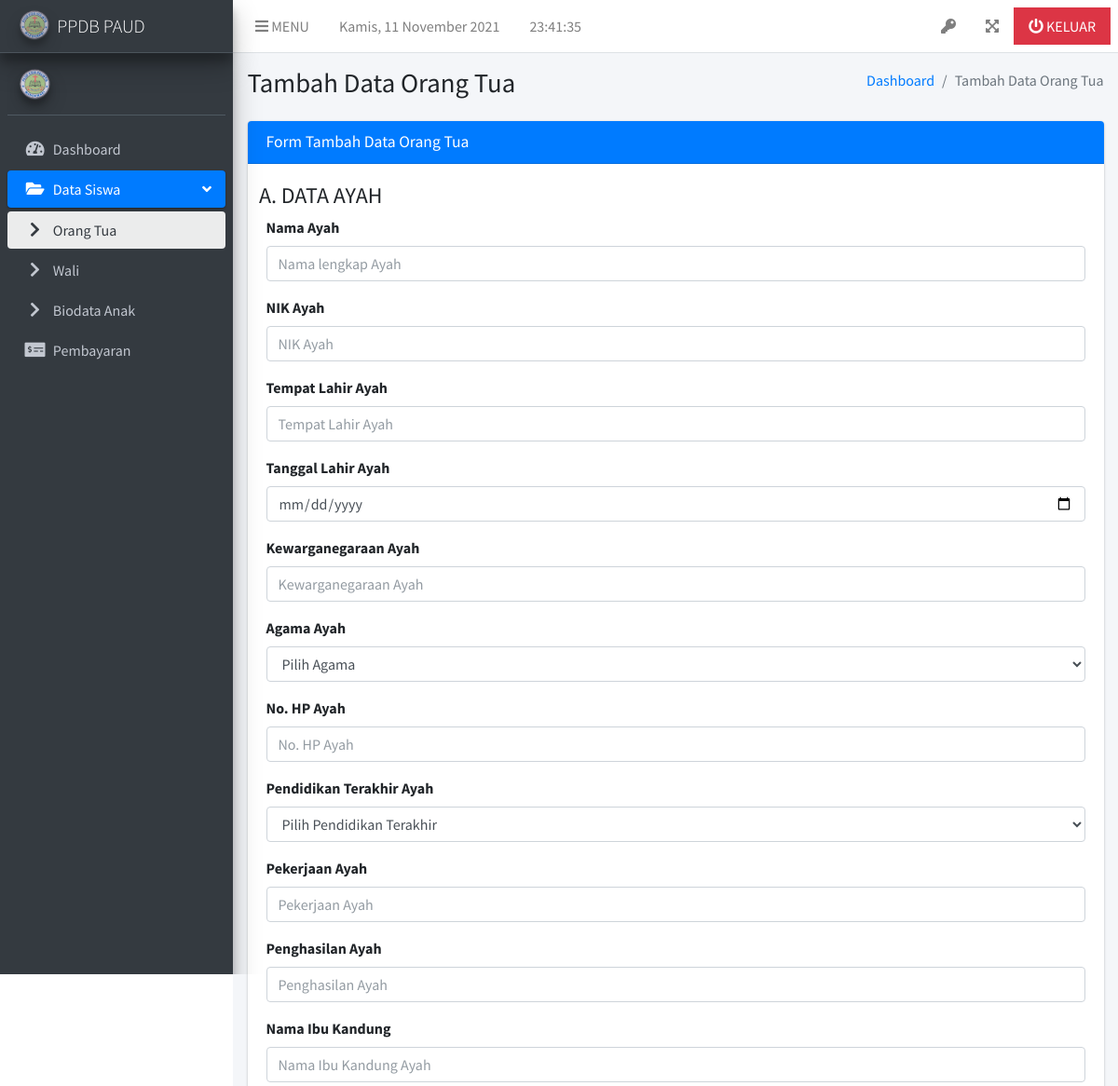
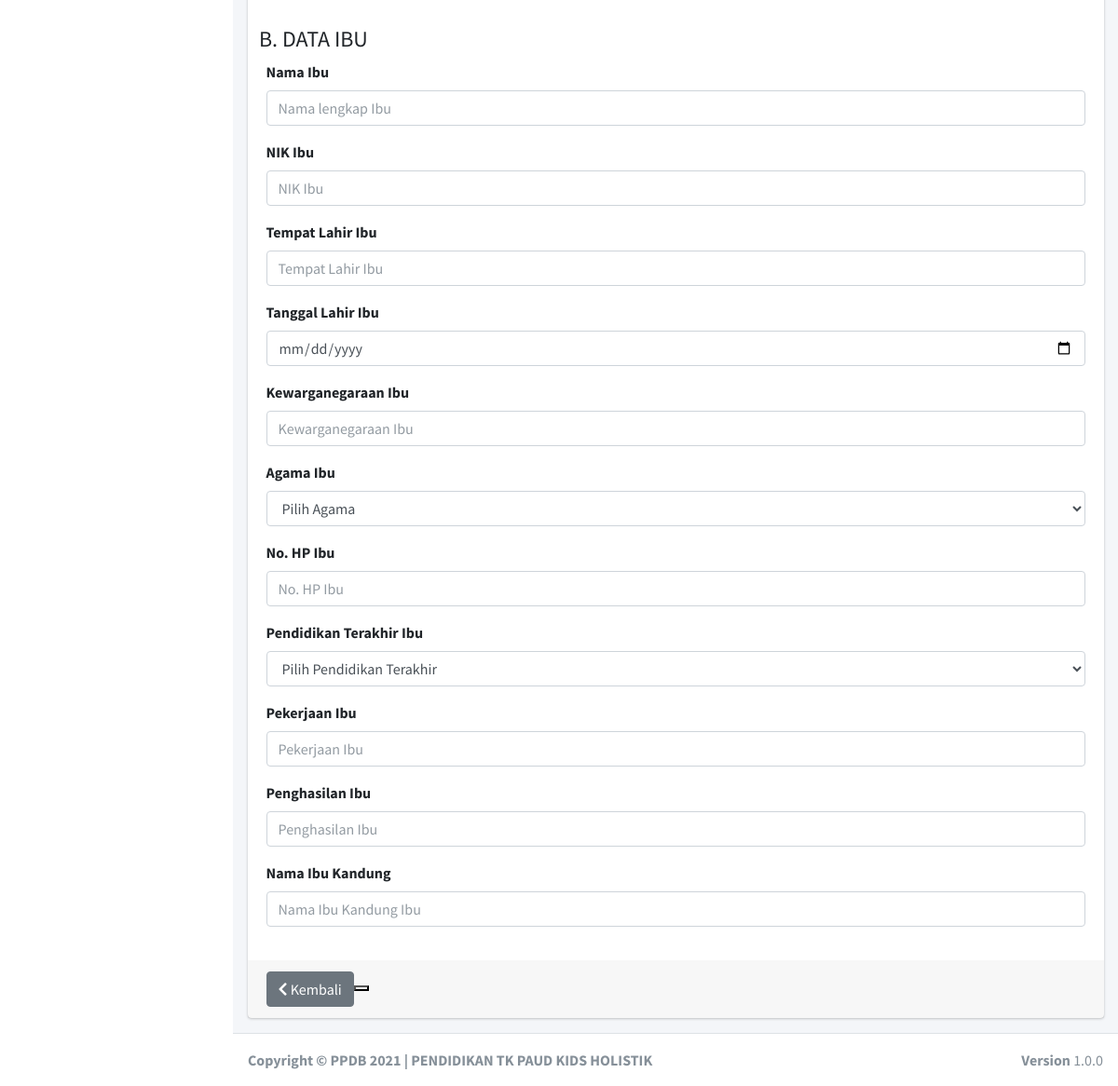
Page /index.php/orangtua/create on the committed database (2 pictures, top to bottom).
### tables this page shows
CREATE TABLE `profil_sekolah` (
  `idprofil_sekolah` int(11) NOT NULL,
  `nama` varchar(128) DEFAULT NULL,
  `email` varchar(32) DEFAULT NULL,
  `alamat` varchar(256) DEFAULT NULL,
  `website` varchar(64) DEFAULT NULL,
  `telp` varchar(16) DEFAULT NULL,
  `prov` varchar(64) DEFAULT NULL,
  `kab` varchar(64) DEFAULT NULL,
  `kode_pos` varchar(5) DEFAULT NULL,
  `logo` varchar(256) DEFAULT NULL,
  `dash_info` longtext DEFAULT NULL
);

### application/controllers/Orangtua.php (called while the page is built, shortened)
<?php
class Orangtua extends CI_Controller {
	public function __construct()
	{
		$this->load->model('orangtua_m');
	}
	public function create(){
		$data['mSiswa'] = $data['mOrangtua'] = true;
		$data['content'] = 'siswa/form_orang_tua';
		$this->load->view('index',$data);
	}
}

### index.php (called while the page is built, shortened)
<?php
require_once BASEPATH.'core/CodeIgniter.php';

### application/helpers/app_helper.php (called while the page is built, shortened)
<?php
function _profil(){
    $ci =& get_instance();
    $data = $ci->db->get_where('profil_sekolah',['idprofil_sekolah'=>1])->row();
    return $data;
}

### application/views/index.php (the view, shortened to what this page needs)
<?php $this->load->view('_partials/header.php'); ?>
<body class="hold-transition sidebar-mini layout-navbar-fixed">
    <div class="wrapper">
        <?php $this->load->view('_partials/navbar.php'); ?>
        <?php $this->load->view('_partials/sidebar.php'); ?>
        <div class="content-wrapper">
        </div>
        <footer class="main-footer">
            <div class="float-right d-none d-sm-block">
                <b>Version</b> 1.0.0
            </div>
            <strong>Copyright &copy; PPDB <?= date('Y'); ?> | <?= _profil()->nama; ?>
        </footer>
    </div>

### application/views/_partials/sidebar.php (shortened to what this page needs)
<aside class="main-sidebar sidebar-dark-primary elevation-4">
    <a href="<?=base_url('assets/');?>index3.html" class="brand-link elevation-4">
        <img src="<?=base_url('uploads/'._profil()->logo);?>" alt="Logo" class="brand-image img-circle elevation-3"
            style="opacity: .8">
        <span class="brand-text font-weight-light">PPDB PAUD</span>
    </a>
    <div class="sidebar">
        <div class="user-panel mt-3 pb-3 mb-3 d-flex">
            <div class="image">
                <img src="<?=base_url('uploads/'._profil()->logo);?>" class="img-circle elevation-3" height="100"
                    alt="User Image">
            </div>
            <div class="info">
            </div>
        </div>
        <nav class="mt-2">
            <ul class="nav nav-pills nav-sidebar flex-column" data-widget="treeview" role="menu" data-accordion="false">
                <li class="nav-item">
                    <a href="<?=base_url('menu');?>" class="nav-link <?=isset($mDashboard)?'active':'';?>">
                        <i class="nav-icon fas fa-tachometer-alt"></i>
                        <p>
                            Dashboard
                        </p>
                    </a>
                </li>
                <li class="nav-item menu-open">
                    <a href="#" class="nav-link <?=isset($mSiswa)?'active':'';?>">
                        <i class="nav-icon fas fa-folder-open"></i>
                        <p>
                            Data Siswa
                            <i class="fas fa-angle-left right"></i>
                        </p>
                    </a>
                    <ul class="nav nav-treeview">
                        <li class="nav-item">
                            <a href="<?=base_url('menu/orang_tua');?>"
                                class="nav-link <?=isset($mOrangtua)?'active':'';?>">
                                <i class="fas fa-chevron-right nav-icon"></i>
                                <p>Orang Tua</p>
                            </a>
                        </li>
                        <li class="nav-item">
                            <a href="<?=base_url('menu/wali_anak');?>" class="nav-link <?=isset($mWali)?'active':'';?>">
                                <i class="fas fa-chevron-right nav-icon"></i>
                                <p>Wali</p>
                            </a>
                        </li>
                        <li class="nav-item">
                            <a href="<?=base_url('menu/biodata_anak');?>"
                                class="nav-link <?=isset($mBiodata)?'active':'';?>">
                                <i class="fas fa-chevron-right nav-icon"></i>
                                <p>Biodata Anak</p>
                            </a>
                        </li>
                    </ul>
                </li>
                <li class="nav-item">
                    <a href="<?=base_url('menu/pembayaran');?>" class="nav-link  <?=isset($mPembayaran)?'active':'';?>">
                        <i class="nav-icon fas fa-money-check-alt"></i>
                        <p>
                            Pembayaran
                        </p>
                    </a>
                </li>
            </ul>
        </nav>
    </div>
</aside>

### rows in the picture
profil_sekolah: logo (picture), nama "PENDIDIKAN TK PAUD KIDS HOLISTIK"

### other values in the picture
form_label('Nama Ayah', 'ayah_nama') "Nama Ayah"
form_label('NIK Ayah', 'ayah_nik') "NIK Ayah"
form_label('Tempat Lahir Ayah', 'ayah_tmp_lahir') "Tempat Lahir Ayah"
form_label('Tanggal Lahir Ayah', 'ayah_tgl_lahir') "Tanggal Lahir Ayah"
form_label('Kewarganegaraan Ayah', 'ayah_negara') "Kewarganegaraan Ayah"
form_label('Agama Ayah', 'ayah_agama') "Agama Ayah"
form_label('No. HP Ayah', 'ayah_hp') "No. HP Ayah"
form_label('Pendidikan Terakhir Ayah', 'ayah_pend_terakhir') "Pendidikan Terakhir Ayah"
form_label('Pekerjaan Ayah', 'ayah_pekerjaan') "Pekerjaan Ayah"
form_label('Penghasilan Ayah', 'ayah_penghasilan') "Penghasilan Ayah"
form_label('Nama Ibu Kandung', 'ayah_nama_ibu') "Nama Ibu Kandung"
form_label('Nama Ibu', 'ibu_nama') "Nama Ibu"
form_label('NIK Ibu', 'ibu_nik') "NIK Ibu"
form_label('Tempat Lahir Ibu', 'ibu_tmp_lahir') "Tempat Lahir Ibu"
form_label('Tanggal Lahir Ibu', 'ibu_tgl_lahir') "Tanggal Lahir Ibu"
